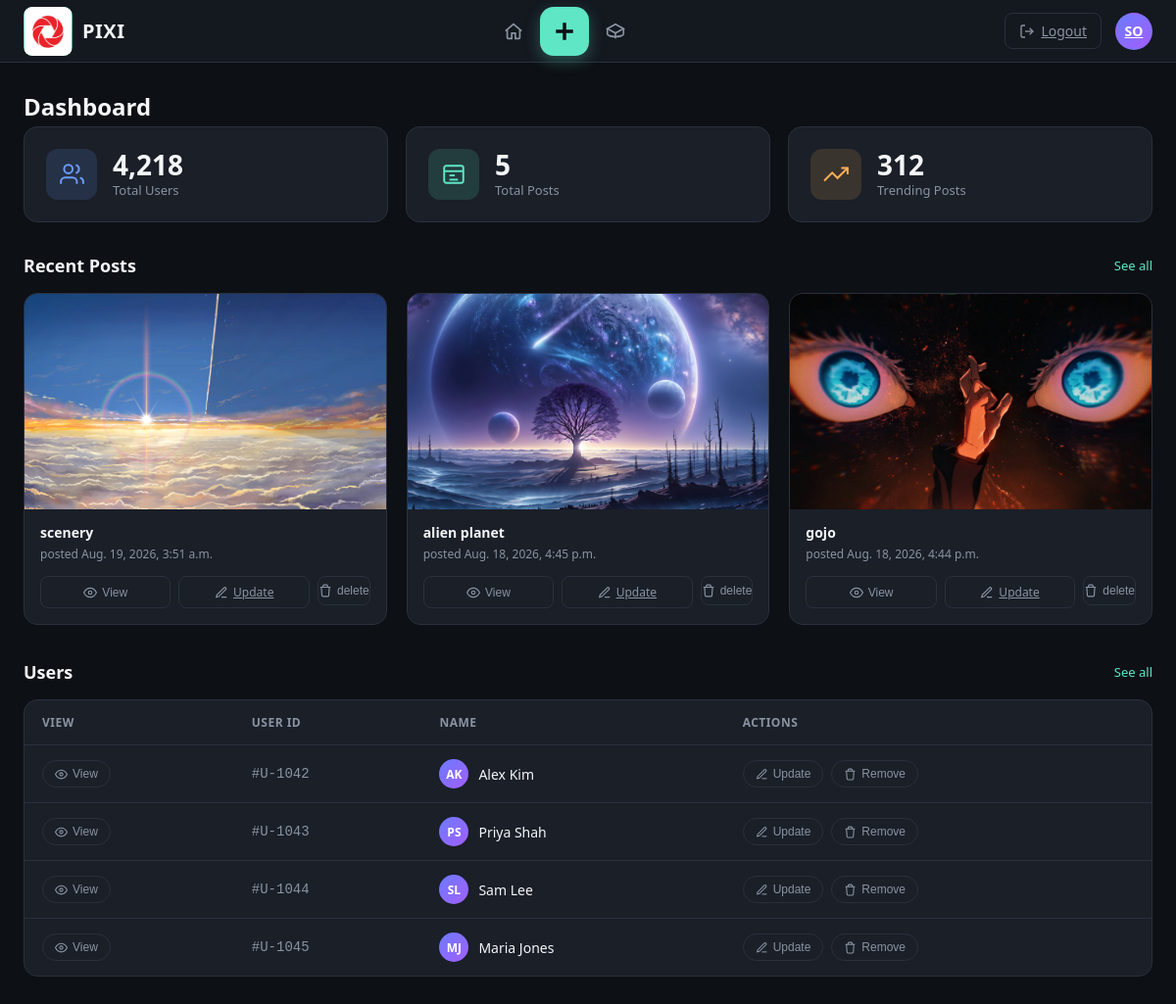
The app's page / (signed in) with its own data.
### mini_media/models.py (models this page shows, shortened)
class post(models.Model):
    user=models.ForeignKey(
        User,
        on_delete=models.CASCADE,
        related_name='posts'
    )
    image=models.ImageField(upload_to='posts/')
    description=models.CharField(max_length=200)
    created_at=models.DateTimeField(auto_now_add=True)

### mini_media/decorators.py (the view)
    def wrapper(request, *args, **kwargs):
        if not request.user.is_authenticated:
            return redirect('LoginPage')
        if not request.user.is_staff:
            return redirect('UserPage')
        return view_func(request,*args, **kwargs)

### mini_media/views.py (called while the page is built)
@admin_required
def dashboard(request):
    all_posts=post.objects.all()
    posts=post.objects.all().order_by('-created_at')[:3]
    total_posts=all_posts.count()
    context={'posts':posts, 'total_posts':total_posts,}
    return render(request,'mini_media/dashboard.html', context)

### mini_media/templates/mini_media/dashboard.html (shortened to what this page needs)
{% extends 'mini_media/main.html' %}
{% block content %}
{% load static %}
<link rel="stylesheet" href="{% static 'css/dashboard.css' %}">
<body>
<main class="dashboard">
  <h1 class="page-title">Dashboard</h1>
  <section class="stats-row">
    <div class="stat-card">
      <div class="stat-icon users">
        <svg viewBox="0 0 24 24"><path d="M17 21v-2a4 4 0 0 0-4-4H6a4 4 0 0 0-4 4v2"/><circle cx="9" cy="7" r="4"/><path d="M23 21v-2a4 4 0 0 0-3-3.87"/><path d="M16 3.13a4 4 0 0 1 0 7.75"/></svg>
      </div>
      <div class="stat-info">
        <div class="stat-value">4,218</div>
        <div class="stat-label">Total Users</div>
      </div>
    </div>
    <div class="stat-card">
      <div class="stat-icon posts">
        <svg viewBox="0 0 24 24"><rect x="3" y="4" width="18" height="16" rx="2"/><path d="M3 9h18"/><path d="M8 13h5"/><path d="M8 17h8"/></svg>
      </div>
      <div class="stat-info">
        <div class="stat-value">{{total_posts}}</div>
        <div class="stat-label">Total Posts</div>
      </div>
    </div>
    <div class="stat-card">
      <div class="stat-icon trending">
        <svg viewBox="0 0 24 24"><path d="M23 6l-9.5 9.5-5-5L1 18"/><path d="M17 6h6v6"/></svg>
      </div>
      <div class="stat-info">
        <div class="stat-value">312</div>
        <div class="stat-label">Trending Posts</div>
      </div>
    </div>
  </section>
  <section>
    <div class="section-heading">
      <h2>Recent Posts</h2>
      <a href="{% url 'all_post' %}" class="see-all-link">See all</a>
    </div>
    <div class="posts-grid">
  {% for p in posts%}
    <div class="post-card">
      {% if p.image%}
        <img class="post-thumb" src="{{p.image.url}}" alt="Post image">
      {% endif %}
      <div class="post-body">
        <p class="post-title">{{p.description}}</p>
        <p class="post-meta">posted {{p.created_at}}</p>
        <div class="post-actions">
        <button type="button" class="action-btn view" onclick="openImage('{{p.image.url}}')">
          <svg viewBox="0 0 24 24">
            <path d="M1 12s4-8 11-8 11 8 11 8-4 8-11 8-11-8-11-8Z"/>
            <circle cx="12" cy="12" r="3"/>
          </svg>View
        </button>
          <a href="{% url 'update_post' p.id %}" class="action-btn update">
            <svg viewBox="0 0 24 24">
              <path d="M12 20h9"/>
              <path d="M16.5 3.5a2.1 2.1 0 0 1 3 3L7 19l-4 1 1-4Z"/>
            </svg>Update
          </a>
          <form method="post" action="{% url 'delete_post' p.id %}">
            <button type="submit" class="action-btn delete">
              <svg viewBox="0 0 24 24">
                <path d="M3 6h18"/>
                <path d="M8 6V4a2 2 0 0 1 2-2h4a2 2 0 0 1 2 2v2"/>
                <path d="M19 6l-1 14a2 2 0 0 1-2 2H8a2 2 0 0 1-2-2L5 6"/>
              </svg>delete
            </button>
          </form>
        </div>
      </div>
    </div>
  {% empty %}
    <p>No post yet</p>
  {%endfor%}
</div>
  </section>
  <section>
    <div class="section-heading">
      <h2>Users</h2>
      <a class="see-all-link">See all</a>
    </div>
    <div class="table-card">
      <div class="table-wrap">
        <table>
          <thead>
            <tr>
              <th>View</th>
              <th>User ID</th>
              <th>Name</th>
              <th colspan="2">Actions</th>
            </tr>
          </thead>
          <tbody>
            <tr>
              <td>
                <button class="pill-btn view"><svg viewBox="0 0 24 24"><path d="M1 12s4-8 11-8 11 8 11 8-4 8-11 8-11-8-11-8Z"/><circle cx="12" cy="12" r="3"/></svg>View</button>
              </td>
              <td class="user-id">#U-1042</td>
              <td>
                <div class="user-name-cell">
                  <div class="avatar-sm">AK</div>
                  <span>Alex Kim</span>
                </div>
              </td>
              <td colspan="2">
                <div class="table-actions">
                  <button class="pill-btn update"><svg viewBox="0 0 24 24"><path d="M12 20h9"/><path d="M16.5 3.5a2.1 2.1 0 0 1 3 3L7 19l-4 1 1-4Z"/></svg>Update</button>
                  <button class="pill-btn remove"><svg viewBox="0 0 24 24"><path d="M3 6h18"/><path d="M8 6V4a2 2 0 0 1 2-2h4a2 2 0 0 1 2 2v2"/><path d="M19 6l-1 14a2 2 0 0 1-2 2H8a2 2 0 0 1-2-2L5 6"/></svg>Remove</button>
                </div>
              </td>
            </tr>
            <tr>
              <td>
                <button class="pill-btn view"><svg viewBox="0 0 24 24"><path d="M1 12s4-8 11-8 11 8 11 8-4 8-11 8-11-8-11-8Z"/><circle cx="12" cy="12" r="3"/></svg>View</button>
              </td>
              <td class="user-id">#U-1043</td>
              <td>
                <div class="user-name-cell">
                  <div class="avatar-sm">PS</div>
                  <span>Priya Shah</span>
                </div>
              </td>
              <td colspan="2">
                <div class="table-actions">
                  <button class="pill-btn update"><svg viewBox="0 0 24 24"><path d="M12 20h9"/><path d="M16.5 3.5a2.1 2.1 0 0 1 3 3L7 19l-4 1 1-4Z"/></svg>Update</button>
                  <button class="pill-btn remove"><svg viewBox="0 0 24 24"><path d="M3 6h18"/><path d="M8 6V4a2 2 0 0 1 2-2h4a2 2 0 0 1 2 2v2"/><path d="M19 6l-1 14a2 2 0 0 1-2 2H8a2 2 0 0 1-2-2L5 6"/></svg>Remove</button>
                </div>
              </td>
            </tr>
            <tr>
              <td>
                <button class="pill-btn view"><svg viewBox="0 0 24 24"><path d="M1 12s4-8 11-8 11 8 11 8-4 8-11 8-11-8-11-8Z"/><circle cx="12" cy="12" r="3"/></svg>View</button>
              </td>
              <td class="user-id">#U-1044</td>
              <td>
                <div class="user-name-cell">
                  <div class="avatar-sm">SL</div>
                  <span>Sam Lee</span>
                </div>
              </td>
              <td colspan="2">
                <div class="table-actions">
                  <button class="pill-btn update"><svg viewBox="0 0 24 24"><path d="M12 20h9"/><path d="M16.5 3.5a2.1 2.1 0 0 1 3 3L7 19l-4 1 1-4Z"/></svg>Update</button>
                  <button class="pill-btn remove"><svg viewBox="0 0 24 24"><path d="M3 6h18"/><path d="M8 6V4a2 2 0 0 1 2-2h4a2 2 0 0 1 2 2v2"/><path d="M19 6l-1 14a2 2 0 0 1-2 2H8a2 2 0 0 1-2-2L5 6"/></svg>Remove</button>
                </div>
              </td>
            </tr>
            <tr>
              <td>
                <button class="pill-btn view"><svg viewBox="0 0 24 24"><path d="M1 12s4-8 11-8 11 8 11 8-4 8-11 8-11-8-11-8Z"/><circle cx="12" cy="12" r="3"/></svg>View</button>
              </td>
              <td class="user-id">#U-1045</td>
              <td>
                <div class="user-name-cell">
                  <div class="avatar-sm">MJ</div>
                  <span>Maria Jones</span>
                </div>
              </td>
              <td colspan="2">
                <div class="table-actions">
                  <button class="pill-btn update"><svg viewBox="0 0 24 24"><path d="M12 20h9"/><path d="M16.5 3.5a2.1 2.1 0 0 1 3 3L7 19l-4 1 1-4Z"/></svg>Update</button>
                  <button class="pill-btn remove"><svg viewBox="0 0 24 24"><path d="M3 6h18"/><path d="M8 6V4a2 2 0 0 1 2-2h4a2 2 0 0 1 2 2v2"/><path d="M19 6l-1 14a2 2 0 0 1-2 2H8a2 2 0 0 1-2-2L5 6"/></svg>Remove</button>
                </div>
              </td>
            </tr>
          </tbody>
        </table>
      </div>
    </div>
  </section>
</main>
{% endblock %}

### mini_media/templates/mini_media/nav.html (shortened to what this page needs)
{% load static %}
<nav class="navbar">
  <div class="navbar-logo">
    <span class="logo-mark"><img src="{% static 'images/logo.png' %}" alt="PIXI logo"></span>
    <span>PIXI</span>
  </div>
  <ul class="navbar-links" id="navLinks">
    <li class="nav-item">
      <a href="{% url 'dashboard'%}" class="nav-icon-btn">
        <svg viewBox="0 0 24 24"><path d="M3 11.5 12 4l9 7.5"/><path d="M5 10v9a1 1 0 0 0 1 1h4v-6h4v6h4a1 1 0 0 0 1-1v-9"/></svg>
      </a>
    </li>
    <li class="nav-item">
      <a href="{% url 'create_post' %}" class="nav-icon-btn create-btn" aria-label="Create post">
        <svg viewBox="0 0 24 24" aria-hidden="true"><path d="M12 5v14M5 12h14"/></svg>
      </a>
    </li>
    <li class="nav-item">
      <button class="nav-icon-btn">
        <svg viewBox="0 0 24 24"><path d="M12 20v-6M12 14 21 9l-9-5-9 5 9 5Z"/><path d="M3 9v6c0 1.5 4 3 9 3s9-1.5 9-3V9"/></svg>
      </button>
    </li>
  </ul>
  <div class="navbar-right">
    <a href="{% url 'LogoutUser' %}" class="logout-btn">
      <svg viewBox="0 0 24 24">
        <path d="M9 21H5a2 2 0 0 1-2-2V5a2 2 0 0 1 2-2h4"/>
        <path d="M16 17l5-5-5-5"/>
        <path d="M21 12H9"/>
      </svg>
      <span class="btn-text">Logout</span>
    </a>
    <a href="{% url 'UserProfile' %}" class="profile-pic" title="Your Profile">
      {% if request.user.profile.profile_image %}
      {% else %}
        {{ request.user.username|slice:":2"|upper }}
      {% endif %}
    </a>
  </div>
</nav>

### mini_media/static/css/navbar.css (style rules this page uses)
:root { --bg-navy: #14181f; --bg-navy-soft: #1c212b; --ink-white: #f4f6f8; --ink-dim: #8b93a1; --accent: #5ee6c5; --accent-soft: rgba(94, 230, 197, 0.14); --border: #2a303c; --danger: #ff6b6b; }
* { box-sizing: border-box; }
.navbar { display: flex; align-items: center; justify-content: space-between; background: var(--bg-navy); border-bottom: 1px solid var(--border); padding: 0 24px; height: 64px; position: sticky; top: 0; z-index: 1000; }
.navbar-logo { display: flex; align-items: center; gap: 10px; font-size: 20px; font-weight: 700; letter-spacing: 0.5px; color: var(--ink-white); flex-shrink: 0; }
.navbar-logo .logo-mark { width: 50px; height: 50px; border-radius: 9px; background: linear-gradient(135deg, var(--accent), #3aa88f); display: flex; align-items: center; justify-content: center; color: #0d1015; font-weight: 800; font-size: 30px; overflow: hidden; }
.navbar-logo .logo-mark img { display: block; width: 100%; height: 100%; object-fit: contain; }
.navbar-links { display: flex; align-items: center; gap: 6px; list-style: none; margin: 0; padding: 0; }
.nav-item { position: relative; }
.nav-icon-btn { display: flex; align-items: center; justify-content: center; width: 42px; height: 42px; border-radius: 10px; color: var(--ink-dim); background: transparent; border: none; cursor: pointer; transition: background 0.2s ease, color 0.2s ease; }
.nav-icon-btn svg { width: 22px; height: 22px; stroke: currentColor; fill: none; stroke-width: 1.8; }
.create-btn { width: 50px; height: 50px; border-radius: 14px; background: var(--accent); color: #0d1015; box-shadow: 0 5px 16px rgba(94, 230, 197, 0.3); }
.create-btn svg { width: 30px; height: 30px; stroke-width: 2.8; }
.navbar-right { display: flex; align-items: center; gap: 14px; flex-shrink: 0; }
.logout-btn { display: flex; align-items: center; gap: 6px; background: transparent; border: 1px solid var(--border); color: var(--ink-dim); padding: 8px 14px; border-radius: 8px; font-size: 14px; cursor: pointer; transition: all 0.2s ease; }
.logout-btn svg { width: 16px; height: 16px; stroke: currentColor; fill: none; stroke-width: 2; }
.profile-pic { width: 38px; height: 38px; border-radius: 50%; background: linear-gradient(135deg, #6c7bff, #a25eff); display: flex; align-items: center; justify-content: center; font-weight: 700; font-size: 14px; color: #fff; cursor: pointer; border: 2px solid transparent; transition: border-color 0.2s ease; }

### records on screen
post: image (picture), description "scenery", created_at "Aug. 19, 2026, 3:51 a.m."
post: image (picture), description "alien planet", created_at "Aug. 18, 2026, 4:45 p.m."
post: image (picture), description "gojo", created_at "Aug. 18, 2026, 4:44 p.m."

### other values on screen
{{ request.user.username|slice:":2"|upper }} "SO"
{{ total_posts }} "5"
